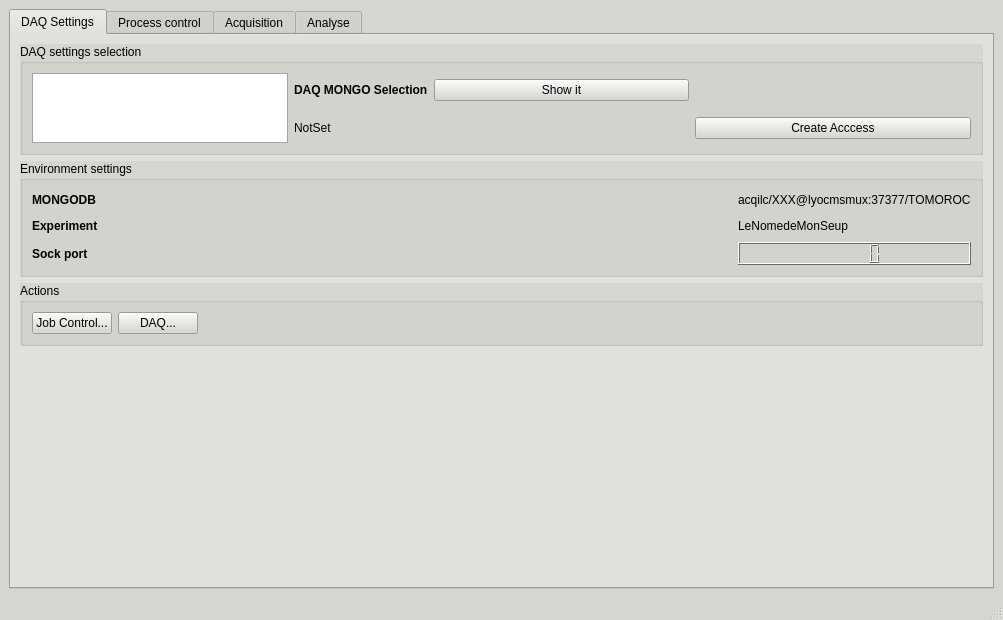
<?xml version="1.0" encoding="UTF-8"?>
<ui version="4.0">
 <class>MainWindow</class>
 <widget class="QMainWindow" name="MainWindow">
  <property name="geometry">
   <rect>
    <x>0</x>
    <y>0</y>
    <width>1003</width>
    <height>620</height>
   </rect>
  </property>
  <property name="palette">
   <palette>
    <active>
     <colorrole role="WindowText">
      <brush brushstyle="SolidPattern">
       <color alpha="255">
        <red>0</red>
        <green>0</green>
        <blue>0</blue>
       </color>
      </brush>
     </colorrole>
     <colorrole role="Button">
      <brush brushstyle="SolidPattern">
       <color alpha="255">
        <red>211</red>
        <green>215</green>
        <blue>207</blue>
       </color>
      </brush>
     </colorrole>
     <colorrole role="Light">
      <brush brushstyle="SolidPattern">
       <color alpha="255">
        <red>255</red>
        <green>255</green>
        <blue>255</blue>
       </color>
      </brush>
     </colorrole>
     <colorrole role="Midlight">
      <brush brushstyle="SolidPattern">
       <color alpha="255">
        <red>233</red>
        <green>235</green>
        <blue>231</blue>
       </color>
      </brush>
     </colorrole>
     <colorrole role="Dark">
      <brush brushstyle="SolidPattern">
       <color alpha="255">
        <red>105</red>
        <green>107</green>
        <blue>103</blue>
       </color>
      </brush>
     </colorrole>
     <colorrole role="Mid">
      <brush brushstyle="SolidPattern">
       <color alpha="255">
        <red>141</red>
        <green>143</green>
        <blue>138</blue>
       </color>
      </brush>
     </colorrole>
     <colorrole role="Text">
      <brush brushstyle="SolidPattern">
       <color alpha="255">
        <red>0</red>
        <green>0</green>
        <blue>0</blue>
       </color>
      </brush>
     </colorrole>
     <colorrole role="BrightText">
      <brush brushstyle="SolidPattern">
       <color alpha="255">
        <red>255</red>
        <green>255</green>
        <blue>255</blue>
       </color>
      </brush>
     </colorrole>
     <colorrole role="ButtonText">
      <brush brushstyle="SolidPattern">
       <color alpha="255">
        <red>0</red>
        <green>0</green>
        <blue>0</blue>
       </color>
      </brush>
     </colorrole>
     <colorrole role="Base">
      <brush brushstyle="SolidPattern">
       <color alpha="255">
        <red>255</red>
        <green>255</green>
        <blue>255</blue>
       </color>
      </brush>
     </colorrole>
     <colorrole role="Window">
      <brush brushstyle="SolidPattern">
       <color alpha="255">
        <red>211</red>
        <green>215</green>
        <blue>207</blue>
       </color>
      </brush>
     </colorrole>
     <colorrole role="Shadow">
      <brush brushstyle="SolidPattern">
       <color alpha="255">
        <red>0</red>
        <green>0</green>
        <blue>0</blue>
       </color>
      </brush>
     </colorrole>
     <colorrole role="AlternateBase">
      <brush brushstyle="SolidPattern">
       <color alpha="255">
        <red>233</red>
        <green>235</green>
        <blue>231</blue>
       </color>
      </brush>
     </colorrole>
     <colorrole role="ToolTipBase">
      <brush brushstyle="SolidPattern">
       <color alpha="255">
        <red>255</red>
        <green>255</green>
        <blue>220</blue>
       </color>
      </brush>
     </colorrole>
     <colorrole role="ToolTipText">
      <brush brushstyle="SolidPattern">
       <color alpha="255">
        <red>0</red>
        <green>0</green>
        <blue>0</blue>
       </color>
      </brush>
     </colorrole>
    </active>
    <inactive>
     <colorrole role="WindowText">
      <brush brushstyle="SolidPattern">
       <color alpha="255">
        <red>0</red>
        <green>0</green>
        <blue>0</blue>
       </color>
      </brush>
     </colorrole>
     <colorrole role="Button">
      <brush brushstyle="SolidPattern">
       <color alpha="255">
        <red>211</red>
        <green>215</green>
        <blue>207</blue>
       </color>
      </brush>
     </colorrole>
     <colorrole role="Light">
      <brush brushstyle="SolidPattern">
       <color alpha="255">
        <red>255</red>
        <green>255</green>
        <blue>255</blue>
       </color>
      </brush>
     </colorrole>
     <colorrole role="Midlight">
      <brush brushstyle="SolidPattern">
       <color alpha="255">
        <red>233</red>
        <green>235</green>
        <blue>231</blue>
       </color>
      </brush>
     </colorrole>
     <colorrole role="Dark">
      <brush brushstyle="SolidPattern">
       <color alpha="255">
        <red>105</red>
        <green>107</green>
        <blue>103</blue>
       </color>
      </brush>
     </colorrole>
     <colorrole role="Mid">
      <brush brushstyle="SolidPattern">
       <color alpha="255">
        <red>141</red>
        <green>143</green>
        <blue>138</blue>
       </color>
      </brush>
     </colorrole>
     <colorrole role="Text">
      <brush brushstyle="SolidPattern">
       <color alpha="255">
        <red>0</red>
        <green>0</green>
        <blue>0</blue>
       </color>
      </brush>
     </colorrole>
     <colorrole role="BrightText">
      <brush brushstyle="SolidPattern">
       <color alpha="255">
        <red>255</red>
        <green>255</green>
        <blue>255</blue>
       </color>
      </brush>
     </colorrole>
     <colorrole role="ButtonText">
      <brush brushstyle="SolidPattern">
       <color alpha="255">
        <red>0</red>
        <green>0</green>
        <blue>0</blue>
       </color>
      </brush>
     </colorrole>
     <colorrole role="Base">
      <brush brushstyle="SolidPattern">
       <color alpha="255">
        <red>255</red>
        <green>255</green>
        <blue>255</blue>
       </color>
      </brush>
     </colorrole>
     <colorrole role="Window">
      <brush brushstyle="SolidPattern">
       <color alpha="255">
        <red>211</red>
        <green>215</green>
        <blue>207</blue>
       </color>
      </brush>
     </colorrole>
     <colorrole role="Shadow">
      <brush brushstyle="SolidPattern">
       <color alpha="255">
        <red>0</red>
        <green>0</green>
        <blue>0</blue>
       </color>
      </brush>
     </colorrole>
     <colorrole role="AlternateBase">
      <brush brushstyle="SolidPattern">
       <color alpha="255">
        <red>233</red>
        <green>235</green>
        <blue>231</blue>
       </color>
      </brush>
     </colorrole>
     <colorrole role="ToolTipBase">
      <brush brushstyle="SolidPattern">
       <color alpha="255">
        <red>255</red>
        <green>255</green>
        <blue>220</blue>
       </color>
      </brush>
     </colorrole>
     <colorrole role="ToolTipText">
      <brush brushstyle="SolidPattern">
       <color alpha="255">
        <red>0</red>
        <green>0</green>
        <blue>0</blue>
       </color>
      </brush>
     </colorrole>
    </inactive>
    <disabled>
     <colorrole role="WindowText">
      <brush brushstyle="SolidPattern">
       <color alpha="255">
        <red>105</red>
        <green>107</green>
        <blue>103</blue>
       </color>
      </brush>
     </colorrole>
     <colorrole role="Button">
      <brush brushstyle="SolidPattern">
       <color alpha="255">
        <red>211</red>
        <green>215</green>
        <blue>207</blue>
       </color>
      </brush>
     </colorrole>
     <colorrole role="Light">
      <brush brushstyle="SolidPattern">
       <color alpha="255">
        <red>255</red>
        <green>255</green>
        <blue>255</blue>
       </color>
      </brush>
     </colorrole>
     <colorrole role="Midlight">
      <brush brushstyle="SolidPattern">
       <color alpha="255">
        <red>233</red>
        <green>235</green>
        <blue>231</blue>
       </color>
      </brush>
     </colorrole>
     <colorrole role="Dark">
      <brush brushstyle="SolidPattern">
       <color alpha="255">
        <red>105</red>
        <green>107</green>
        <blue>103</blue>
       </color>
      </brush>
     </colorrole>
     <colorrole role="Mid">
      <brush brushstyle="SolidPattern">
       <color alpha="255">
        <red>141</red>
        <green>143</green>
        <blue>138</blue>
       </color>
      </brush>
     </colorrole>
     <colorrole role="Text">
      <brush brushstyle="SolidPattern">
       <color alpha="255">
        <red>105</red>
        <green>107</green>
        <blue>103</blue>
       </color>
      </brush>
     </colorrole>
     <colorrole role="BrightText">
      <brush brushstyle="SolidPattern">
       <color alpha="255">
        <red>255</red>
        <green>255</green>
        <blue>255</blue>
       </color>
      </brush>
     </colorrole>
     <colorrole role="ButtonText">
      <brush brushstyle="SolidPattern">
       <color alpha="255">
        <red>105</red>
        <green>107</green>
        <blue>103</blue>
       </color>
      </brush>
     </colorrole>
     <colorrole role="Base">
      <brush brushstyle="SolidPattern">
       <color alpha="255">
        <red>211</red>
        <green>215</green>
        <blue>207</blue>
       </color>
      </brush>
     </colorrole>
     <colorrole role="Window">
      <brush brushstyle="SolidPattern">
       <color alpha="255">
        <red>211</red>
        <green>215</green>
        <blue>207</blue>
       </color>
      </brush>
     </colorrole>
     <colorrole role="Shadow">
      <brush brushstyle="SolidPattern">
       <color alpha="255">
        <red>0</red>
        <green>0</green>
        <blue>0</blue>
       </color>
      </brush>
     </colorrole>
     <colorrole role="AlternateBase">
      <brush brushstyle="SolidPattern">
       <color alpha="255">
        <red>211</red>
        <green>215</green>
        <blue>207</blue>
       </color>
      </brush>
     </colorrole>
     <colorrole role="ToolTipBase">
      <brush brushstyle="SolidPattern">
       <color alpha="255">
        <red>255</red>
        <green>255</green>
        <blue>220</blue>
       </color>
      </brush>
     </colorrole>
     <colorrole role="ToolTipText">
      <brush brushstyle="SolidPattern">
       <color alpha="255">
        <red>0</red>
        <green>0</green>
        <blue>0</blue>
       </color>
      </brush>
     </colorrole>
    </disabled>
   </palette>
  </property>
  <property name="windowTitle">
   <string>MainWindow</string>
  </property>
  <property name="autoFillBackground">
   <bool>true</bool>
  </property>
  <widget class="QWidget" name="centralwidget">
   <layout class="QVBoxLayout" name="verticalLayout_4">
    <item>
     <widget class="QTabWidget" name="tabWidget">
      <property name="autoFillBackground">
       <bool>true</bool>
      </property>
      <property name="currentIndex">
       <number>0</number>
      </property>
      <widget class="QWidget" name="tab">
       <attribute name="title">
        <string>DAQ Settings</string>
       </attribute>
       <layout class="QVBoxLayout" name="verticalLayout">
        <item>
         <widget class="QGroupBox" name="groupBox">
          <property name="maximumSize">
           <size>
            <width>555555</width>
            <height>150</height>
           </size>
          </property>
          <property name="autoFillBackground">
           <bool>true</bool>
          </property>
          <property name="title">
           <string>DAQ settings selection</string>
          </property>
          <layout class="QGridLayout" name="gridLayout_2">
           <item row="0" column="0" rowspan="2">
            <widget class="QListWidget" name="lwMONGO"/>
           </item>
           <item row="0" column="1">
            <widget class="QLabel" name="label_4">
             <property name="font">
              <font>
               <weight>75</weight>
               <bold>true</bold>
              </font>
             </property>
             <property name="text">
              <string>DAQ MONGO Selection</string>
             </property>
            </widget>
           </item>
           <item row="0" column="2">
            <widget class="QPushButton" name="pbSHOWCONFIG">
             <property name="text">
              <string>Show it</string>
             </property>
            </widget>
           </item>
           <item row="0" column="3">
            <spacer name="horizontalSpacer_3">
             <property name="orientation">
              <enum>Qt::Horizontal</enum>
             </property>
             <property name="sizeHint" stdset="0">
              <size>
               <width>276</width>
               <height>20</height>
              </size>
             </property>
            </spacer>
           </item>
           <item row="1" column="1">
            <widget class="QLabel" name="laDAQMONGO">
             <property name="text">
              <string>NotSet</string>
             </property>
            </widget>
           </item>
           <item row="1" column="2">
            <spacer name="horizontalSpacer_7">
             <property name="orientation">
              <enum>Qt::Horizontal</enum>
             </property>
             <property name="sizeHint" stdset="0">
              <size>
               <width>159</width>
               <height>20</height>
              </size>
             </property>
            </spacer>
           </item>
           <item row="1" column="3">
            <widget class="QPushButton" name="pbCREATEACCESS">
             <property name="text">
              <string>Create Acccess</string>
             </property>
            </widget>
           </item>
          </layout>
         </widget>
        </item>
        <item>
         <widget class="QGroupBox" name="groupBox_2">
          <property name="autoFillBackground">
           <bool>true</bool>
          </property>
          <property name="title">
           <string>Environment settings</string>
          </property>
          <layout class="QGridLayout" name="gridLayout">
           <item row="0" column="0">
            <widget class="QLabel" name="label">
             <property name="font">
              <font>
               <weight>75</weight>
               <bold>true</bold>
              </font>
             </property>
             <property name="text">
              <string>MONGODB</string>
             </property>
            </widget>
           </item>
           <item row="0" column="1">
            <spacer name="horizontalSpacer">
             <property name="orientation">
              <enum>Qt::Horizontal</enum>
             </property>
             <property name="sizeHint" stdset="0">
              <size>
               <width>393</width>
               <height>20</height>
              </size>
             </property>
            </spacer>
           </item>
           <item row="0" column="2">
            <widget class="QLabel" name="laMONGOACCOUNT">
             <property name="text">
              <string>acqilc/XXX@lyocmsmux:37377/TOMOROC</string>
             </property>
            </widget>
           </item>
           <item row="1" column="0">
            <widget class="QLabel" name="label_3">
             <property name="font">
              <font>
               <weight>75</weight>
               <bold>true</bold>
              </font>
             </property>
             <property name="text">
              <string>Experiment</string>
             </property>
            </widget>
           </item>
           <item row="1" column="1">
            <spacer name="horizontalSpacer_2">
             <property name="orientation">
              <enum>Qt::Horizontal</enum>
             </property>
             <property name="sizeHint" stdset="0">
              <size>
               <width>393</width>
               <height>20</height>
              </size>
             </property>
            </spacer>
           </item>
           <item row="1" column="2">
            <widget class="QLabel" name="laDAQSETUP">
             <property name="text">
              <string>LeNomedeMonSeup</string>
             </property>
            </widget>
           </item>
           <item row="2" column="0">
            <widget class="QLabel" name="label_2">
             <property name="font">
              <font>
               <weight>75</weight>
               <bold>true</bold>
              </font>
             </property>
             <property name="text">
              <string>Sock port</string>
             </property>
            </widget>
           </item>
           <item row="2" column="1">
            <spacer name="horizontalSpacer_6">
             <property name="orientation">
              <enum>Qt::Horizontal</enum>
             </property>
             <property name="sizeHint" stdset="0">
              <size>
               <width>393</width>
               <height>20</height>
              </size>
             </property>
            </spacer>
           </item>
           <item row="2" column="2">
            <widget class="QLCDNumber" name="lcdSOCKPORT"/>
           </item>
          </layout>
         </widget>
        </item>
        <item>
         <widget class="QGroupBox" name="groupBox_9">
          <property name="autoFillBackground">
           <bool>true</bool>
          </property>
          <property name="title">
           <string>Actions</string>
          </property>
          <layout class="QHBoxLayout" name="horizontalLayout_2">
           <item>
            <widget class="QPushButton" name="pbJOBCONTROL">
             <property name="text">
              <string>Job Control...</string>
             </property>
            </widget>
           </item>
           <item>
            <widget class="QPushButton" name="pbDAQ">
             <property name="text">
              <string>DAQ...</string>
             </property>
            </widget>
           </item>
           <item>
            <spacer name="horizontalSpacer_9">
             <property name="orientation">
              <enum>Qt::Horizontal</enum>
             </property>
             <property name="sizeHint" stdset="0">
              <size>
               <width>756</width>
               <height>20</height>
              </size>
             </property>
            </spacer>
           </item>
          </layout>
         </widget>
        </item>
        <item>
         <spacer name="verticalSpacer">
          <property name="orientation">
           <enum>Qt::Vertical</enum>
          </property>
          <property name="sizeHint" stdset="0">
           <size>
            <width>20</width>
            <height>272</height>
           </size>
          </property>
         </spacer>
        </item>
       </layout>
      </widget>
      <widget class="QWidget" name="tab_2">
       <attribute name="title">
        <string>Process control</string>
       </attribute>
       <layout class="QVBoxLayout" name="verticalLayout_5">
        <item>
         <widget class="QGroupBox" name="groupBox_3">
          <property name="autoFillBackground">
           <bool>true</bool>
          </property>
          <property name="title">
           <string>Control</string>
          </property>
          <layout class="QHBoxLayout" name="horizontalLayout_3">
           <item>
            <widget class="QPushButton" name="pbJCCREATE">
             <property name="text">
              <string>CREATE</string>
             </property>
            </widget>
           </item>
           <item>
            <widget class="QPushButton" name="pbJCSTART">
             <property name="text">
              <string>START</string>
             </property>
            </widget>
           </item>
           <item>
            <widget class="QPushButton" name="pbJCKILL">
             <property name="text">
              <string>KILL</string>
             </property>
            </widget>
           </item>
           <item>
            <widget class="QPushButton" name="pbJCAPPCREATE">
             <property name="minimumSize">
              <size>
               <width>161</width>
               <height>0</height>
              </size>
             </property>
             <property name="text">
              <string>Application CREATE</string>
             </property>
            </widget>
           </item>
           <item>
            <widget class="QPushButton" name="pbJCDESTROY">
             <property name="text">
              <string>DESTROY</string>
             </property>
            </widget>
           </item>
           <item>
            <widget class="QPushButton" name="pbJCINFO">
             <property name="text">
              <string>INFO</string>
             </property>
            </widget>
           </item>
          </layout>
         </widget>
        </item>
        <item>
         <widget class="QGroupBox" name="groupBox_4">
          <property name="autoFillBackground">
           <bool>true</bool>
          </property>
          <property name="title">
           <string>Status</string>
          </property>
          <layout class="QVBoxLayout" name="verticalLayout_2">
           <item>
            <widget class="QGroupBox" name="groupBox_10">
             <property name="maximumSize">
              <size>
               <width>16777215</width>
               <height>64</height>
              </size>
             </property>
             <property name="autoFillBackground">
              <bool>true</bool>
             </property>
             <property name="title">
              <string>Details</string>
             </property>
             <property name="flat">
              <bool>false</bool>
             </property>
             <layout class="QHBoxLayout" name="horizontalLayout">
              <item>
               <widget class="QCheckBox" name="cbVERBOSE">
                <property name="text">
                 <string>Verbose</string>
                </property>
               </widget>
              </item>
              <item>
               <widget class="QCheckBox" name="cbPROCESSONLY">
                <property name="text">
                 <string>Process Only</string>
                </property>
               </widget>
              </item>
              <item>
               <spacer name="horizontalSpacer_8">
                <property name="orientation">
                 <enum>Qt::Horizontal</enum>
                </property>
                <property name="sizeHint" stdset="0">
                 <size>
                  <width>561</width>
                  <height>20</height>
                 </size>
                </property>
               </spacer>
              </item>
             </layout>
            </widget>
           </item>
           <item>
            <widget class="QTextBrowser" name="tbJCINFO"/>
           </item>
          </layout>
         </widget>
        </item>
       </layout>
      </widget>
      <widget class="QWidget" name="tab_3">
       <attribute name="title">
        <string>Acquisition</string>
       </attribute>
       <layout class="QVBoxLayout" name="verticalLayout_6">
        <item>
         <widget class="QGroupBox" name="groupBox_6">
          <property name="autoFillBackground">
           <bool>true</bool>
          </property>
          <property name="title">
           <string>Settings</string>
          </property>
          <layout class="QVBoxLayout" name="verticalLayout_3">
           <item>
            <widget class="QGroupBox" name="groupBox_5">
             <property name="maximumSize">
              <size>
               <width>16777215</width>
               <height>110</height>
              </size>
             </property>
             <property name="title">
              <string>Database state</string>
             </property>
             <layout class="QHBoxLayout" name="horizontalLayout_5">
              <item>
               <widget class="QPushButton" name="pbQUERYSTATE">
                <property name="text">
                 <string>Query</string>
                </property>
               </widget>
              </item>
              <item>
               <spacer name="horizontalSpacer_4">
                <property name="orientation">
                 <enum>Qt::Horizontal</enum>
                </property>
                <property name="sizeHint" stdset="0">
                 <size>
                  <width>276</width>
                  <height>20</height>
                 </size>
                </property>
               </spacer>
              </item>
              <item>
               <widget class="QListWidget" name="lwMONGO_2"/>
              </item>
              <item>
               <widget class="QPushButton" name="pbDOWNLOADDB">
                <property name="text">
                 <string>Download</string>
                </property>
               </widget>
              </item>
             </layout>
            </widget>
           </item>
           <item>
            <widget class="QGroupBox" name="groupBox_7">
             <property name="title">
              <string>Control Register</string>
             </property>
             <layout class="QHBoxLayout" name="horizontalLayout_6">
              <item>
               <widget class="QLineEdit" name="leCTRLREG"/>
              </item>
              <item>
               <spacer name="horizontalSpacer_5">
                <property name="orientation">
                 <enum>Qt::Horizontal</enum>
                </property>
                <property name="sizeHint" stdset="0">
                 <size>
                  <width>307</width>
                  <height>20</height>
                 </size>
                </property>
               </spacer>
              </item>
              <item>
               <widget class="QPushButton" name="pbCTRLREG">
                <property name="text">
                 <string>Set</string>
                </property>
               </widget>
              </item>
             </layout>
            </widget>
           </item>
          </layout>
         </widget>
        </item>
        <item>
         <widget class="QGroupBox" name="groupBox_8">
          <property name="autoFillBackground">
           <bool>true</bool>
          </property>
          <property name="title">
           <string>Control</string>
          </property>
          <layout class="QHBoxLayout" name="horizontalLayout_7">
           <item>
            <widget class="QPushButton" name="pbDAQINITIALISE">
             <property name="text">
              <string>Initialise</string>
             </property>
            </widget>
           </item>
           <item>
            <widget class="QPushButton" name="pbDAQCONFIGURE">
             <property name="text">
              <string>Configure</string>
             </property>
            </widget>
           </item>
           <item>
            <widget class="QPushButton" name="pbDAQSTART">
             <property name="text">
              <string>Start</string>
             </property>
            </widget>
           </item>
           <item>
            <widget class="QPushButton" name="pbDAQSTOP">
             <property name="text">
              <string>Stop</string>
             </property>
            </widget>
           </item>
           <item>
            <widget class="QPushButton" name="pbDAQDESTROY">
             <property name="text">
              <string>Destroy</string>
             </property>
            </widget>
           </item>
           <item>
            <widget class="QPushButton" name="pbDAQSTATUS">
             <property name="text">
              <string>Status</string>
             </property>
            </widget>
           </item>
          </layout>
         </widget>
        </item>
        <item>
         <spacer name="verticalSpacer_2">
          <property name="orientation">
           <enum>Qt::Vertical</enum>
          </property>
          <property name="sizeHint" stdset="0">
           <size>
            <width>20</width>
            <height>166</height>
           </size>
          </property>
         </spacer>
        </item>
       </layout>
      </widget>
      <widget class="QWidget" name="tab_4">
       <attribute name="title">
        <string>Analyse</string>
       </attribute>
      </widget>
     </widget>
    </item>
   </layout>
  </widget>
  <widget class="QStatusBar" name="statusbar"/>
 </widget>
 <resources/>
 <connections/>
</ui>
